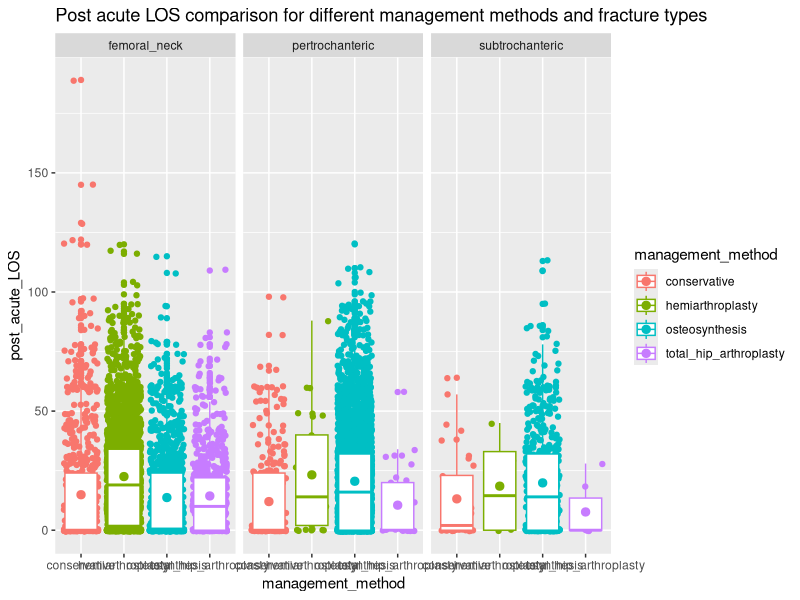

Reproduce this figure in R.
## ---- chunk 1
# load library
library(tidyverse,skimr)
# read in data
date_format <- col_date(format = "%d.%m.%Y")
d = read_csv("output/summary.csv")

# descriptive exploration of the data

skimr::skim(d)

# interesting plot> which methods seem to be most effective on average in regards to post acute length of stay for different types of fractures? 

ggplot(d, aes(y = post_acute_LOS , x = management_method, color = management_method)) +
  geom_jitter() +
  geom_boxplot() +
  stat_summary(fun.y=mean, geom="point", size = 2.5) +
  facet_wrap(~fracture_type) +
  #scale_y_log10() +
  ggtitle("Post acute LOS comparison for different management methods and fracture types")

# on average, there are no massive differences for post acute LOS for types of methods and fracture types  
  



